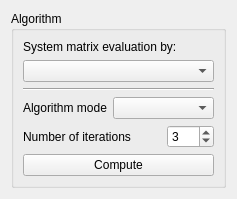
<?xml version="1.0" encoding="UTF-8"?>
<ui version="4.0">
 <class>Form</class>
 <widget class="QWidget" name="Form">
  <property name="geometry">
   <rect>
    <x>0</x>
    <y>0</y>
    <width>237</width>
    <height>197</height>
   </rect>
  </property>
  <property name="windowTitle">
   <string>Form</string>
  </property>
  <layout class="QGridLayout" name="gridLayout_2">
   <item row="0" column="0">
    <widget class="QGroupBox" name="groupBox">
     <property name="title">
      <string>Algorithm</string>
     </property>
     <layout class="QGridLayout" name="gridLayout">
      <item row="4" column="2">
       <widget class="QSpinBox" name="spinBoxOfNrIterations">
        <property name="minimum">
         <number>1</number>
        </property>
        <property name="maximum">
         <number>99</number>
        </property>
        <property name="value">
         <number>3</number>
        </property>
       </widget>
      </item>
      <item row="5" column="0" colspan="3">
       <widget class="QPushButton" name="pushButtonCompute">
        <property name="text">
         <string>Compute</string>
        </property>
       </widget>
      </item>
      <item row="2" column="0" colspan="3">
       <widget class="Line" name="line">
        <property name="orientation">
         <enum>Qt::Horizontal</enum>
        </property>
       </widget>
      </item>
      <item row="1" column="0" colspan="3">
       <widget class="QComboBox" name="comboBoxSmMode"/>
      </item>
      <item row="3" column="0">
       <widget class="QLabel" name="label_2">
        <property name="text">
         <string>Algorithm mode</string>
        </property>
       </widget>
      </item>
      <item row="3" column="1" colspan="2">
       <widget class="QComboBox" name="comboBoxAlgorithmMode"/>
      </item>
      <item row="4" column="0" colspan="2">
       <widget class="QLabel" name="label_3">
        <property name="text">
         <string>Number of iterations</string>
        </property>
       </widget>
      </item>
      <item row="0" column="0" colspan="3">
       <widget class="QLabel" name="label">
        <property name="text">
         <string>System matrix evaluation by:</string>
        </property>
       </widget>
      </item>
      <item row="6" column="0">
       <spacer name="verticalSpacer">
        <property name="orientation">
         <enum>Qt::Vertical</enum>
        </property>
        <property name="sizeHint" stdset="0">
         <size>
          <width>20</width>
          <height>40</height>
         </size>
        </property>
       </spacer>
      </item>
     </layout>
    </widget>
   </item>
  </layout>
 </widget>
 <resources/>
 <connections/>
</ui>
